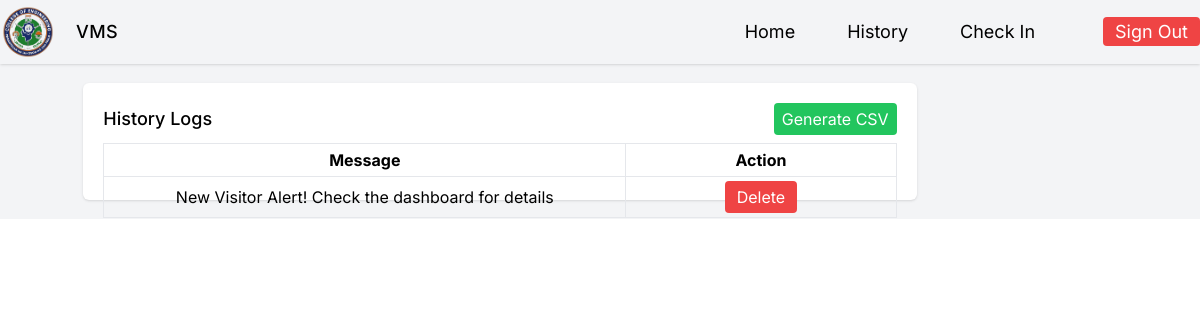
The app's page /notifications (signed in), older data.
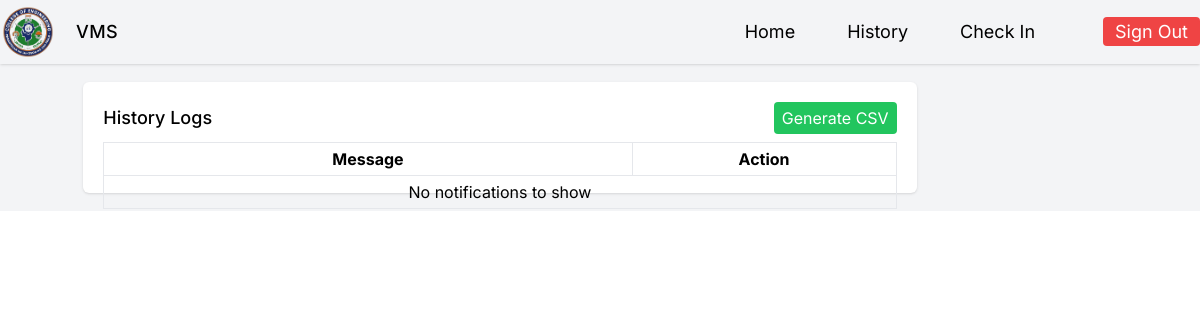
The same page, newer data.
### app.py (models this page shows)
class Notifications(db.Model):
    id = db.Column(db.Integer, primary_key=True)
    message = db.Column(db.String(100), nullable=False)
    isRead = db.Column(db.Boolean, nullable=False, default=False)
    user_id = db.Column(db.Integer, db.ForeignKey('user.id'), nullable=False)

### app.py (the view)
@app.route('/notifications', methods=['GET', 'POST'])
def notifications():
    if 'user_id' not in session:
        flash('You need to log in to access this page!', 'error')
        return redirect(url_for('login'))
    if request.method == 'POST':
        log = Notifications.query.get(request.form.get('notif_id'))
        db.session.delete(log)
        db.session.commit()
        flash('Deleted notifications successfully!', 'success')
    Notifications.query.filter_by(isRead=False).update({'isRead': True})
    db.session.commit()
    notifications = Notifications.query.all()
    return render_template('Notifications.html', notifications=notifications)

### templates/Notifications.html (shortened to what this page needs)
{% extends './Base.html' %}
{% block content %}
    <div class="h-[93dvh] w-5/6 flex items-center justify-center font-Inter">
        <div class="bg-white rounded-md shadow h-3/4 w-5/6 p-5 space-y-2">
            <div class="flex items-center justify-between">
                <h1 class="text-lg font-medium">History Logs</h1>
                <a href="{{ url_for('download_csv')}}" class="bg-green-500 px-2 text-white rounded py-1">Generate CSV</a>
            </div>
            <table class="w-full ">
                <thead>
                    <tr>
                        <th class="border py-1 w-2/12">Message</th>
                        <th class="border py-1 w-1/12">Action</th>
                    </tr>
                </thead>
                <tbody>
                    {% if notifications %}
                        {% for notif in notifications %}
                            <tr>
                                <td class="border text-center py-1">{{ notif.message }}</td>
                                <td class="border text-center py-1">
                                    <button onclick="showModal()" class="bg-red-500 text-white rounded px-3 py-1">Delete</button>
                                </td>
                            </tr>
                        {% endfor %}
                    {% else %}
                        <tr>
                            <td class="border text-center py-1" colspan="9">No notifications to show</td>
                        </tr>
                    {% endif %}
                </tbody>
            </table>
        </div>
    </div>
{% endblock %}

Row changes from the older to the newer data that the page shows:
removed Notifications: message "New Visitor Alert! Check the dashboard for details"
Text that changed along with them:
text now shown: "No notifications to show"
